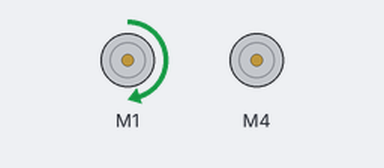
Simulated run of this sketch. Board: Arduino Uno, built with avr-gcc and run on an emulated ATmega328P. Shown: 2 × DC motor (green arrow = forward, orange = backward, longer = faster).

Above: at 0.2 s.
At 0.48 s:
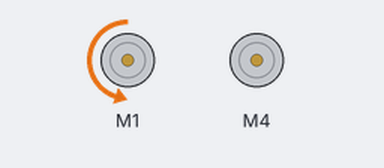
At 2.5 s:
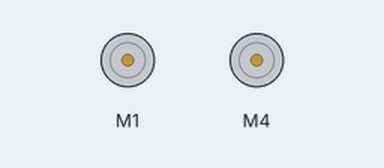
Timing chart, 0 to 3.5 s (numbered marks = the images above):
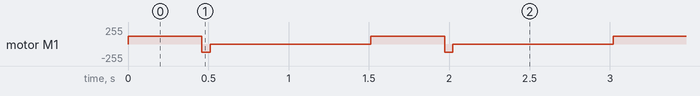

The sketch:

testMotor.ino
```cpp
#include <SoftwareSerial.h>
#include "AFMotor.h"

AF_DCMotor motor1(1);
AF_DCMotor motor4(4);

void setup() {
  Serial.begin(9600);
}

// Right
void loop() {

    motor1.setSpeed(120);
    motor4.setSpeed(0);
    motor1.run(FORWARD);
    motor4.run(FORWARD);

    delay(460);

    motor4.setSpeed(0);
    motor1.run(BACKWARD);

    delay(50);

    motor1.run(RELEASE);
    motor4.run(RELEASE);

    delay(1000);
}
```

Measured:
- by itself, motor M1: repeats every 1.5 s: backward 120/255 0.05 s, stopped 1.0 s, forward 120/255 0.46 s
